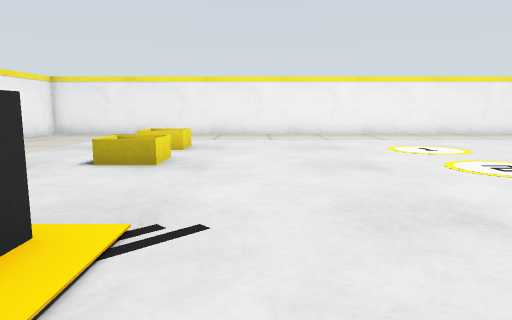
view 1 (above)

16 first-person views from a walk through a Gazebo world. The camera is 0.54 m above the floor, tilts 8° down and sees 70° across. The floor is counted in squares, 0.5 m on a side. Each view is taken from the middle of a square. On the plan, view 1 faces up. The plan holds only what a view shows up to about 14 squares ahead; the rest is blank.

view 2
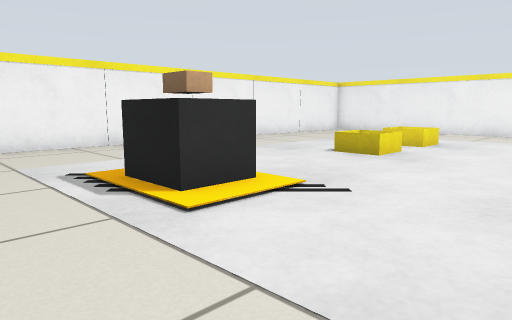

view 3
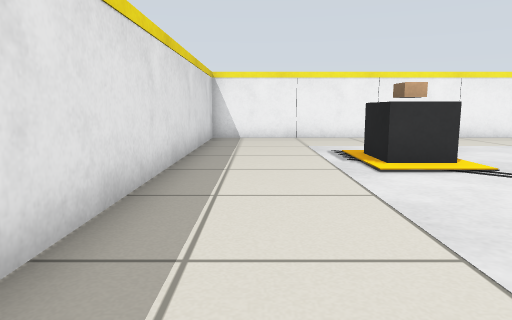

view 4
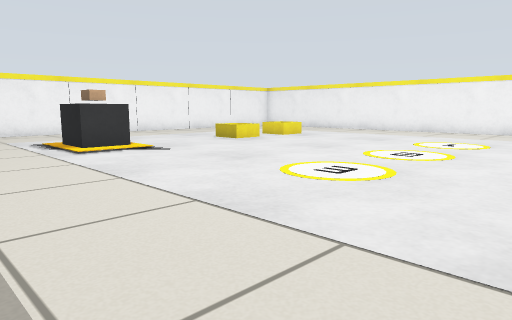

view 5
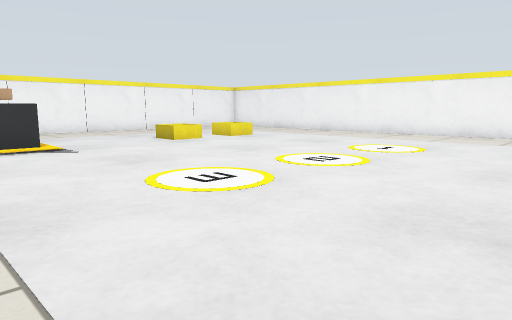

view 6
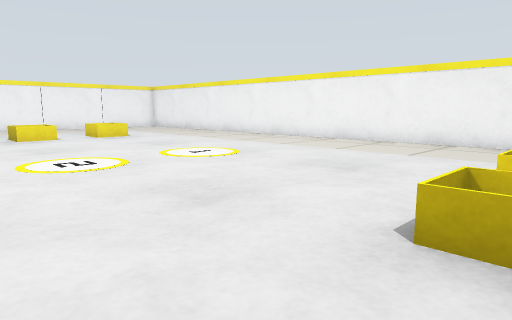

view 7
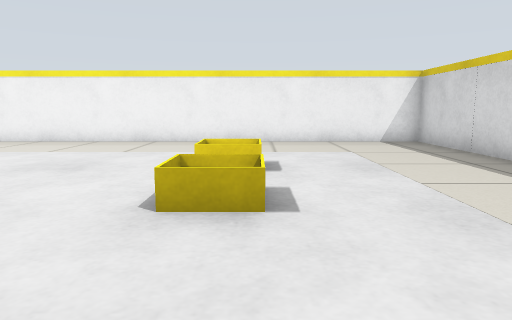

view 8
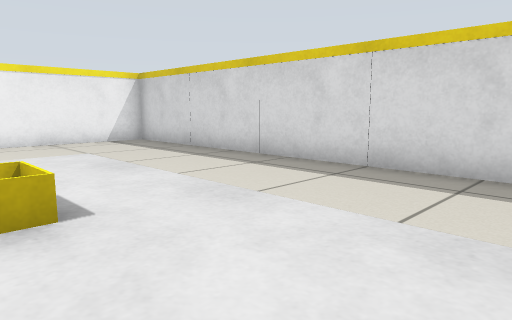

view 9
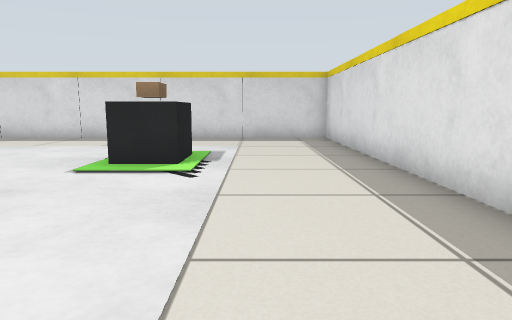

view 10
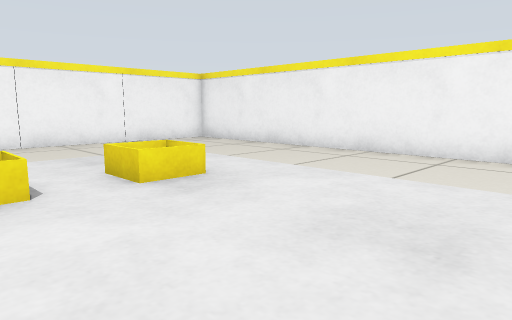

view 11
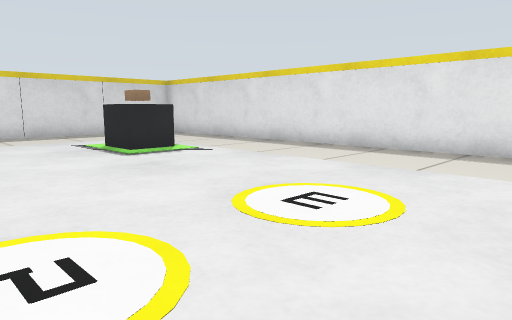

view 12
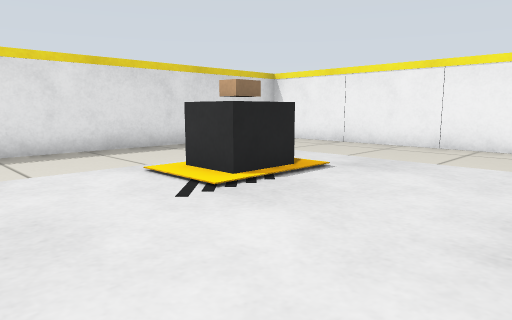

view 13
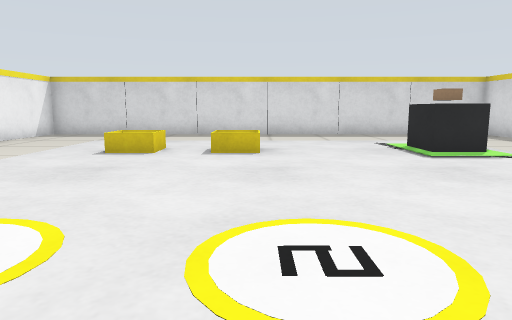

view 14
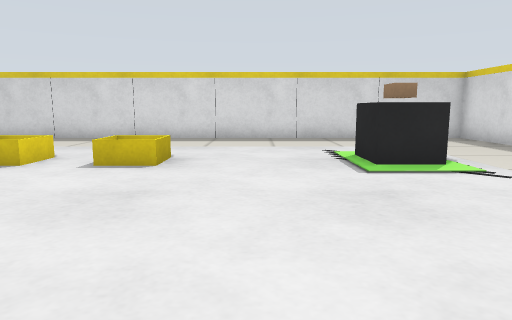

view 15
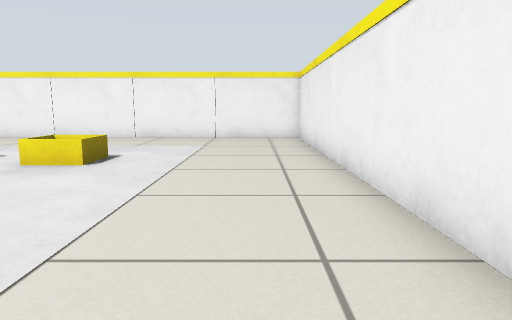

view 16
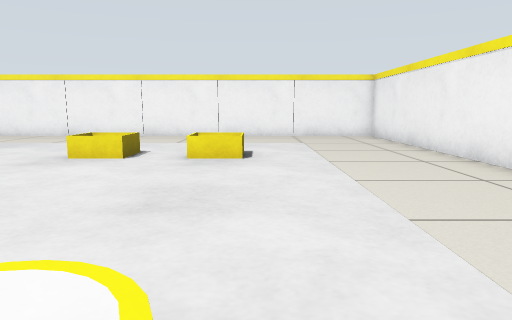

### Floor plan
Key: @ floor where view 1 was taken; # wall or solid block; . main floor; : floor 0.05 m higher than the main floor; = window, fence, low wall or low ledge; B barrier; C cardboard box.
Columns run from 9 left of view 1 to 18 right of it. Each row starts with its distance up from view 1.
 16 B##########################B
 15 B................... ......B
 14 B................... ......B
 13 B..........................B
 12 B..........................B
 11 B..........................B
 10 B.....==............==.....B
  9 B..........................B
  8 B.....==............==.....B
  7 B.....==............==.....B
  6 B..........................B
  5 B..........................B
  4 B..........................B
  3 B.....::............::.....B
  2 B.....CC............CC.....B
  1 B..........................B
  0 B........@.................B
 -1 B..........................B
 -2 B..........................B
 -3 B##########################B

Positions as (right, up) in squares from view 1, and headings:
1: (0, 0), facing up
2: (2, -1), facing up-left
3: (5, -1), facing left
4: (8, -2), facing up-left
5: (9, 0), facing up-left
6: (12, 4), facing up-left
7: (12, 3), facing up
8: (11, 3), facing up-right
9: (4, 0), facing right
10: (3, 7), facing up-left
11: (2, 7), facing down-right
12: (2, 7), facing down-left
13: (2, 7), facing right
14: (4, 5), facing right
15: (5, 14), facing left
16: (6, 11), facing left
